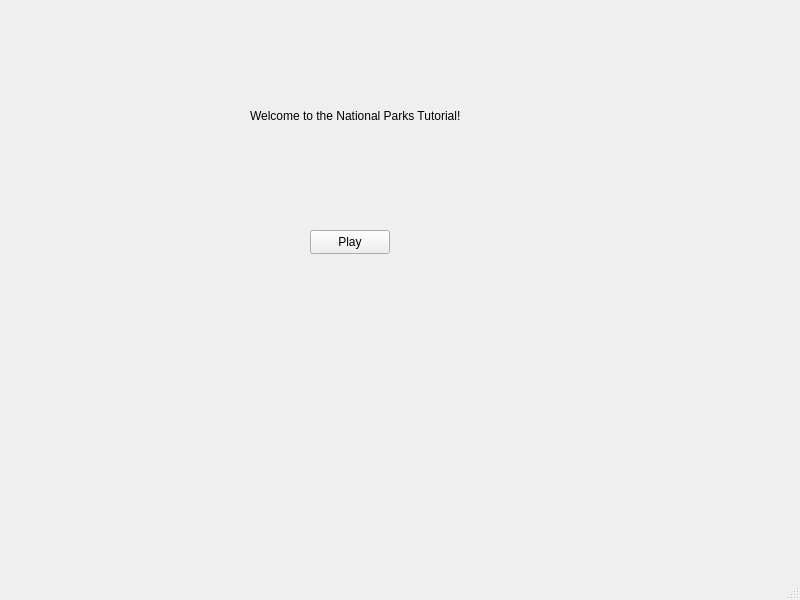
<?xml version="1.0" encoding="UTF-8"?>
<ui version="4.0">
 <class>MainWindow</class>
 <widget class="QMainWindow" name="MainWindow">
  <property name="geometry">
   <rect>
    <x>0</x>
    <y>0</y>
    <width>800</width>
    <height>600</height>
   </rect>
  </property>
  <property name="windowTitle">
   <string>MainWindow</string>
  </property>
  <widget class="QWidget" name="centralwidget">
   <widget class="QLabel" name="welcomeLabel">
    <property name="geometry">
     <rect>
      <x>250</x>
      <y>90</y>
      <width>221</width>
      <height>51</height>
     </rect>
    </property>
    <property name="text">
     <string>Welcome to the National Parks Tutorial!</string>
    </property>
   </widget>
   <widget class="QPushButton" name="playButton">
    <property name="geometry">
     <rect>
      <x>310</x>
      <y>230</y>
      <width>80</width>
      <height>24</height>
     </rect>
    </property>
    <property name="text">
     <string>Play</string>
    </property>
   </widget>
  </widget>
  <widget class="QMenuBar" name="menubar">
   <property name="geometry">
    <rect>
     <x>0</x>
     <y>0</y>
     <width>800</width>
     <height>21</height>
    </rect>
   </property>
  </widget>
  <widget class="QStatusBar" name="statusbar"/>
 </widget>
 <resources/>
 <connections/>
</ui>
